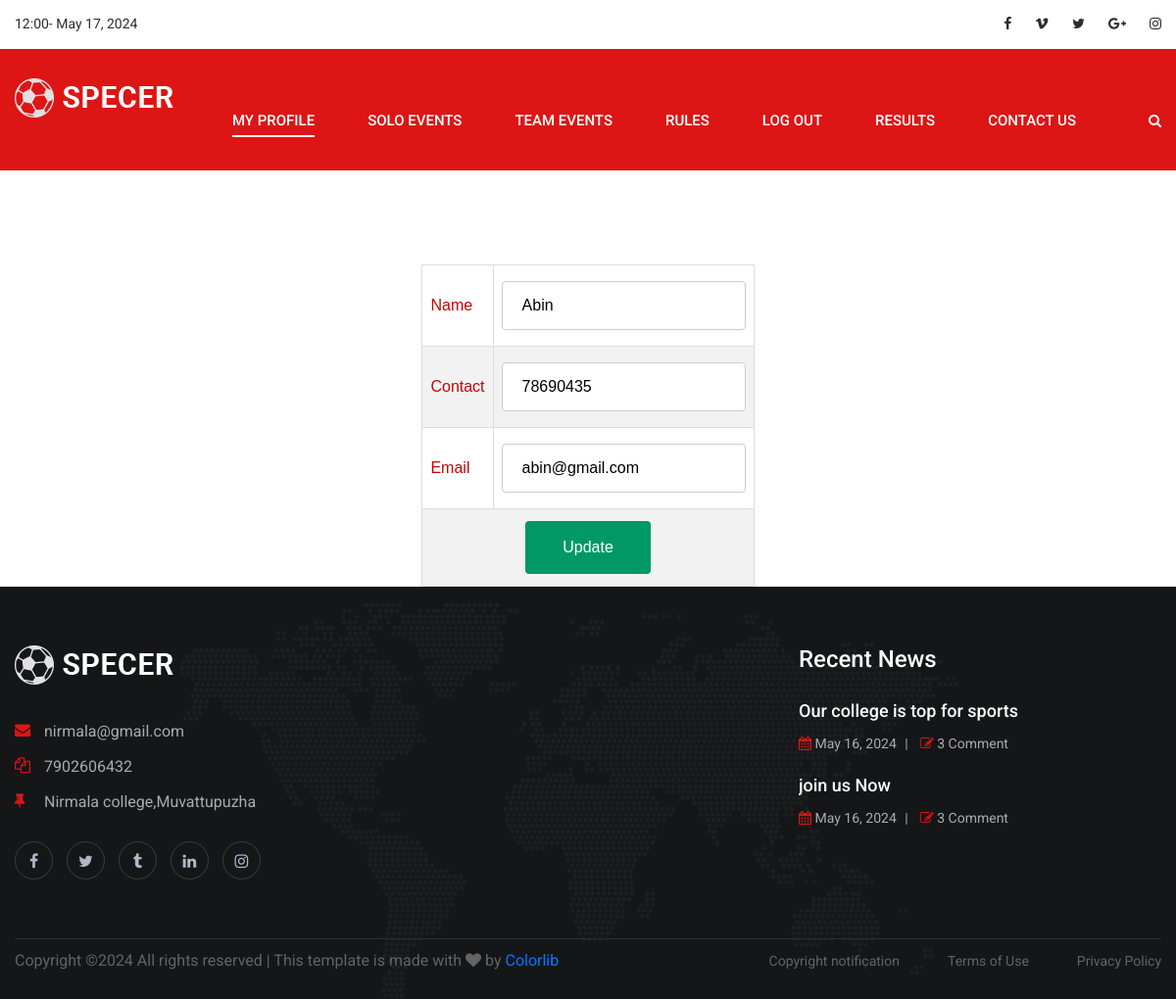
/Student/Editprofile/ (signed in), run on the app's committed database.
### WebGuest/models.py (models this page shows)
class tbl_student(models.Model):
    student_name=models.CharField(max_length=50)
    student_gender=models.CharField(max_length=50)
    student_contact=models.CharField(max_length=50)
    student_email=models.CharField(max_length=50)
    student_address=models.CharField(max_length=500)
    student_password=models.CharField(max_length=50)
    student_photo = models.FileField(upload_to='Assets/StudentDocs/')
    student_proof = models.FileField(upload_to='Assets/StudentDocs/')
    student_status = models.IntegerField(default="0")
    student_doj=models.DateField(auto_now_add=True)
    course = models.ForeignKey(tbl_course,on_delete=models.CASCADE)
    acdemic = models.ForeignKey(tbl_acdemicyear,on_delete=models.CASCADE)
    sem = models.ForeignKey(tbl_sem,on_delete=models.CASCADE)

### Student/views.py (the view)
# urls.py: path('Editprofile/',views.editprofile,name="Editprofile"),
def editprofile(request):
    userdata=tbl_student.objects.get(id=request.session["uid"])
    if request.method=="POST":
     userdata.student_name=request.POST.get('txtname')
     userdata.student_contact=request.POST.get('txtcontact')
     userdata.student_email=request.POST.get('txtemail')
     userdata.save()
     return render(request,"Student/EditProfile.html",{'msg':"Profile Updated"})
    else:
        return render(request,"Student/EditProfile.html",{'userdata':userdata})

### Student/Templates/Student/Editprofile.html (shortened to what this page needs)
{% extends 'Student/head.html' %}
{% load static %}
{% block content %}
<!DOCTYPE html>
<html lang="en">
<head>
</head>
<body>
    <div class="container-fluid d-bg-image">
    <form action="" method="post">
        <div class="d-profile">
            <table class="d-card" style="color: black;" align="center" cellpadding="10px">
                <tr>
                    <td>Name</td>
                    <td><input type="text"  name="txtname" class="textbox" name="txtname" id="" value="{{userdata.student_name}}"></td>
                </tr>
                <tr>
                    <td>Contact</td>
                    <td><input type="text" name="txtcontact" class="textbox" id="" value="{{userdata.student_contact}}"></td>
                </tr>
                <tr>
                    <td>Email</td>
                    <td><input type="email" name="txtemail" class="textbox" id="" value="{{userdata.student_email}}"></td>
                </tr>
                <tr>
                    <td colspan="2" align="center"><input class="d-card-button" type="submit" value="Update" name="btnsub"></td>
                </tr>
            </table>
        </div>
    </form>
    </div>
</body>
</html>
{% endblock content %}

### WebGuest/static/main/css/style.css (style rules this page uses)
html, body { height: 100%; font-family: "Roboto", sans-serif; -webkit-font-smoothing: antialiased; font-smoothing: antialiased; }

### Student/static/form.css (style rules this page uses)
#tab td, #tab th { border: 1px solid #ddd; padding: 8px; color: #C00; }
#tab tr:nth-child(even) { background-color: #f2f2f2; }
input[type=text],[type=password],[type=email],[type=date], select { width: 100%; padding: 12px 20px; margin: 8px 0; display: inline-block; border: 1px solid #ccc; border-radius: 4px; box-sizing: border-box; }
input[type=submit] { width: 40%; background-color: #096; color: white; padding: 15px; margin: 4px 0; border: none; border-radius: 4px; cursor: pointer; }

### data on the page
tbl_student: txtname "Abin", txtcontact "78690435", txtemail "abin@gmail.com"
